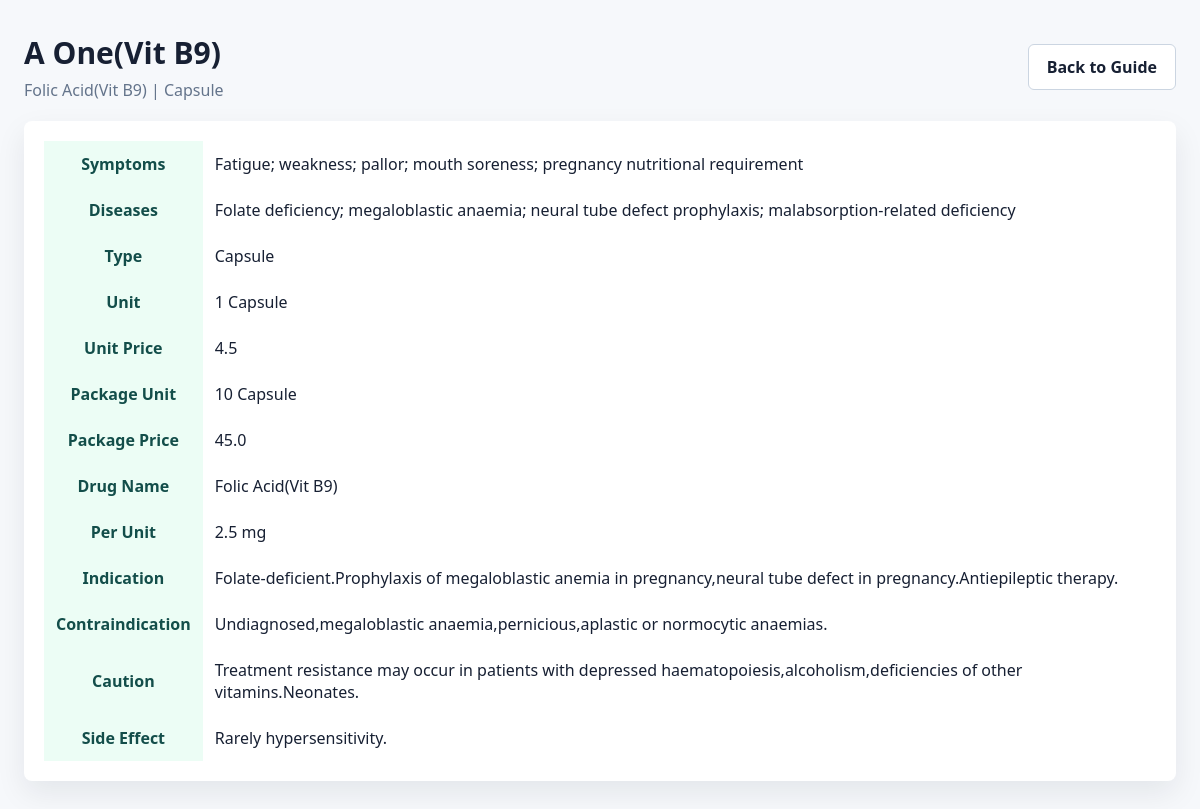
The page /guide/view/15/ on the database its author committed.
### guide/models.py (models this page shows, shortened)
class guides(models.Model):
    mname=models.CharField(null='False',verbose_name='Medicine_Name',max_length=30)
    symptoms = models.CharField(max_length=1000, null='False')
    diseases = models.CharField(max_length=1000,null='False')
    category=models.CharField(null='False',verbose_name='Type',max_length=50)
    unit=models.CharField(max_length=10,null='False',verbose_name='Unit')
    unit_price=models.FloatField(null='False',verbose_name='Unit_price')
    package_unit=models.CharField(max_length=10,null='False',verbose_name='Package_Unit')
    package_price=models.FloatField(null='False',verbose_name='Package_price')
    drug=models.CharField(max_length=20,null='False',verbose_name='Drug_Name')
    per_unit=models.CharField(max_length=10,null='False',verbose_name='per_unit')
    indication=models.CharField(max_length=100,verbose_name='Indication')
    contraindication=models.CharField(max_length=100,verbose_name='Containdication')
    caution=models.CharField(max_length=500,null='True',verbose_name='Caution')
    side_effect=models.CharField(max_length=500,null='True',verbose_name='Side-Effect')

### guide/views.py (the view)
# urls.py: path('view/<int:pk>/', View,name='vieww'),
def View(request, pk):
    guide= get_object_or_404(guides,id=pk)
    return render(request,'view.html',{'key':guide})

### guide/templates/view.html (shortened to what this page needs)
{% load static %}
<!DOCTYPE html>
<html lang="en">
<head>
  <link rel="stylesheet" type="text/css" href="{% static 'css/project-polish.css' %}">
</head>
<body>
  <main class="page-wrap">
    <header class="page-header">
      <div>
        <h1 class="page-title">{{ key.mname }}</h1>
        <p class="page-subtitle">{{ key.drug }} | {{ key.category }}</p>
      </div>
      <a class="btn-secondary-soft" href="{% url 'guide:csv' %}">Back to Guide</a>
    </header>
    <section class="responsive-card">
      <div class="table-responsive-clean">
        <table>
          <tr><th>Symptoms</th><td>{{ key.symptoms }}</td></tr>
          <tr><th>Diseases</th><td>{{ key.diseases }}</td></tr>
          <tr><th>Type</th><td>{{ key.category }}</td></tr>
          <tr><th>Unit</th><td>{{ key.unit }}</td></tr>
          <tr><th>Unit Price</th><td>{{ key.unit_price }}</td></tr>
          <tr><th>Package Unit</th><td>{{ key.package_unit }}</td></tr>
          <tr><th>Package Price</th><td>{{ key.package_price }}</td></tr>
          <tr><th>Drug Name</th><td>{{ key.drug }}</td></tr>
          <tr><th>Per Unit</th><td>{{ key.per_unit }}</td></tr>
          <tr><th>Indication</th><td>{{ key.indication }}</td></tr>
          <tr><th>Contraindication</th><td>{{ key.contraindication }}</td></tr>
          <tr><th>Caution</th><td>{{ key.caution }}</td></tr>
          <tr><th>Side Effect</th><td>{{ key.side_effect }}</td></tr>
        </table>
      </div>
    </section>
  </main>
</body>
</html>

### User_Master/static/css/project-polish.css (style rules this page uses)
:root { --brand: #0f766e; --brand-dark: #134e4a; --accent: #f59e0b; --ink: #172033; --muted: #64748b; --surface: #ffffff; --page: #f6f8fb; --danger: #dc2626; --success: #16a34a; --warning: #d97706; }
body { background: var(--page); color: var(--ink); font-family: "Segoe UI", Arial, sans-serif; }
* { box-sizing: border-box; }
a { color: var(--brand); }
.btn-secondary-soft { min-height: 44px; border: 1px solid #cbd5e1; background: #fff; color: var(--ink) !important; padding: 11px 18px; border-radius: 6px; font-weight: 800; text-decoration: none !important; }
.page-wrap { width: min(1180px, calc(100% - 32px)); margin: 32px auto; }
.page-header { display: flex; align-items: center; justify-content: space-between; gap: 16px; margin-bottom: 20px; flex-wrap: wrap; }
.page-title { margin: 0; font-size: 30px; font-weight: 800; color: var(--ink); }
.page-subtitle { margin: 6px 0 0; color: var(--muted); }
.responsive-card { background: var(--surface); border-radius: 8px; box-shadow: 0 12px 30px rgba(15, 23, 42, 0.08); padding: 20px; overflow-x: auto; }
.table-responsive-clean { width: 100%; overflow-x: auto; -webkit-overflow-scrolling: touch; }
table { border-collapse: collapse; width: 100%; }
th { background: #ecfdf5; color: var(--brand-dark); }
td, th { vertical-align: middle !important; padding: 12px; }

### rows shown on the page
guides: mname "A One(Vit B9)", drug "Folic Acid(Vit B9)", category "Capsule", symptoms "Fatigue; weakness; pallor; mouth soreness; pregnancy nutritional requirement", diseases "Folate deficiency; megaloblastic anaemia; neural tube defect prophylaxis; malabsorption-related deficiency", unit "1 Capsule", unit_price "4.5", package_unit "10 Capsule", package_price "45.0", per_unit "2.5 mg", indication "Folate-deficient.Prophylaxis of megaloblastic anemia in pregnancy,neural tube defect in pregnancy.Antiepileptic therapy.", contraindication "Undiagnosed,megaloblastic anaemia,pernicious,aplastic or normocytic anaemias.", caution "Treatment resistance may occur in patients with depressed haematopoiesis,alcoholism,deficiencies of other vitamins.Neonates.", side_effect "Rarely hypersensitivity."
